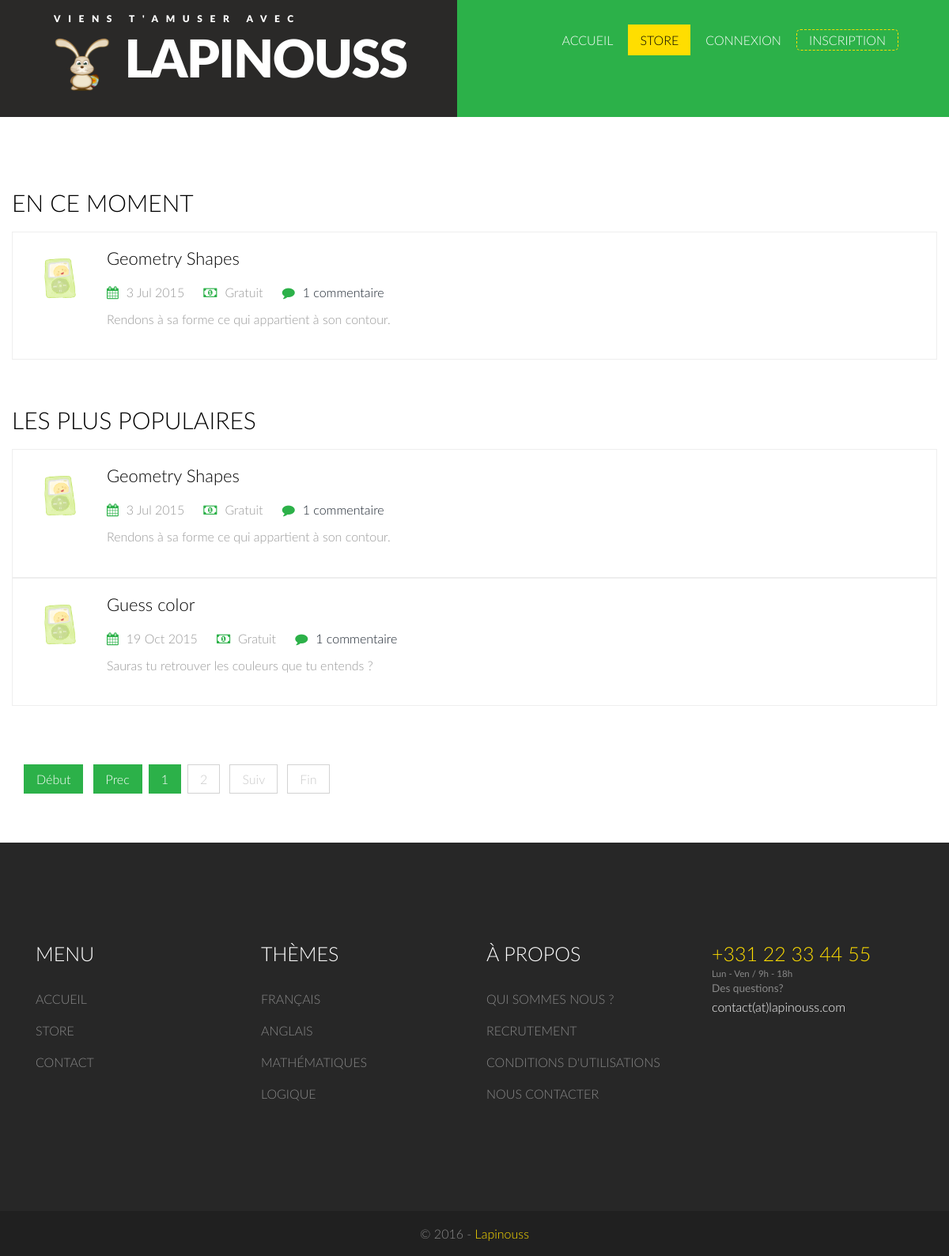
The app's page /game/store/type/2 with its own data.
### tables this page shows
CREATE TABLE IF NOT EXISTS `game` (
  `id_game` INT(11) NOT NULL AUTO_INCREMENT,
  `title` VARCHAR(50) NULL DEFAULT NULL,
  `picture` VARCHAR(150) NULL DEFAULT NULL,
  `description` VARCHAR(300) NULL DEFAULT NULL,
  `price` FLOAT NULL DEFAULT NULL,
  `created_date` DATE NULL DEFAULT NULL,
  `file` TEXT NULL DEFAULT NULL,
  `id_game_type` INT NULL DEFAULT NULL,
  `available` INT NULL DEFAULT NULL,
  PRIMARY KEY (`id_game`),
  INDEX `FK_game_id_game_type` (`id_game_type` ASC),
  CONSTRAINT `FK_game_id_game_type`
    FOREIGN KEY (`id_game_type`)
    REFERENCES `game_type` (`id_game_type`));

### repositories/database_layer.php (called while the page is built, shortened)
<?php
    class DatabaseLayer {
        private static $_db = null;
        private function __construct() {
            try {
                self::$_db = new PDO(
                    'mysql:host=' . DB_HOST . ';dbname=' . DB_NAME,
                    DB_USER,
                    DB_PASS,
                    array(PDO::ATTR_PERSISTENT => true)
                );
            }
            catch (PDOException $e) {
                echo $e->getMessage();
            }
        }
        public static function getInstance() {
            return self::$_db;
        }
    }

### repositories/base_repository.php (called while the page is built, shortened)
<?php
    require_once 'database_layer.php';
    abstract class BaseRepository {
        protected function __construct() {
            $this->db = DatabaseLayer::getInstance();
        }
    }

### repositories/game_repository.php (called while the page is built, shortened)
<?php
    require_once 'base_repository.php';
    require_once 'account_repository.php';
    require_once 'comment_repository.php';
    class GameRepository extends BaseRepository {
        private $commentRepository;
        public function __construct() {
            $this->commentRepository = new CommentRepository();
        }
        public function findAllByType($id_game_type, Account $account = null) {
            $games = $this->db->prepare(GameQueries::FIND_ALL_BY_TYPE);
            $games->bindParam(':id_game_type', $id_game_type, PDO::PARAM_INT);
            if (!$games || ($games instanceof PDOException) || !$games->execute())
                return null;
            $games = $games->fetchAll(PDO::FETCH_CLASS, 'Game');
            foreach ($games as $game) {
                $game->comments = $this->commentRepository->findByGameId($game->id_game);
            }
            return $games;
        }
    }

### repositories/comment_repository.php (called while the page is built, shortened)
<?php
    require_once 'base_repository.php';
    class CommentRepository extends BaseRepository {
        private $accountRepository;
        public function __construct() {
            $this->accountRepository = new AccountRepository();
        }
        public function findByGameId($id_game) {
            $comments = $this->db->prepare(CommentQueries::FIND_BY_GAME_ID);
            $comments->bindParam(':id_game', $id_game, PDO::PARAM_INT);
            if (!$comments || ($comments instanceof PDOException) || !$comments->execute())
                return null;
            $comments = $comments->fetchAll(PDO::FETCH_CLASS, 'Comment');
            foreach ($comments as $comment) {
                $comment->account = $comment->account = $this->accountRepository->findById($comment->id_account);
            }
            return $comments;
        }
    }

### repositories/account_repository.php (called while the page is built, shortened)
<?php
    require_once 'base_repository.php';
    class AccountRepository extends BaseRepository {
        public function findById($id_account) {
            $account = $this->db->prepare(AccountQueries::FIND_BY_ID);
            $account->bindParam(':id_account', $id_account, PDO::PARAM_INT);
            if (!$account || ($account instanceof PDOException) || !$account->execute())
                return null;
            return $account->fetchObject('Account');
        }
    }

### common/utils/date_util.php (called while the page is built, shortened)
<?php
    class DateUtil {
        static function format($date) {
            return date('j M Y', strtotime($date));
        }
    }

### views/pages/game/games.php (the view, shortened to what this page needs)
<div class="container">
    <div class="row">
        <?php
            if ($games != null) {
        ?>
            <div class="comment">
                <h2>En ce moment</h2>
                <?php
                    $comments_count = count($games[0]->comments);
                ?>
                <ul class="comment-list">
                    <li><img src="resources/images/actions/game.png" alt="">
                        <div class="desc1">
                            <h5><a id="<?php echo $games[0]->id_game; ?>"><?php echo $games[0]->title; ?></a></h5>
                            <div class="links">
                                <ul>
                                    <li><i class="fa blog-icon fa-calendar"> </i><span><?php echo DateUtil::format($games[0]->created_date); ?></span></li>
                                    <li><i class="fa blog-icon fa-money"> </i><span><?php echo $games[0]->price > 0 ? $games[0]->price . ' euros' : 'Gratuit'; ?></span></li>
                                    <li>
                                        <i class="fa blog-icon fa-comment"> </i><a href="<?php echo action('game', 'comments', $games[0]->id_game); ?>"><span><?php echo $comments_count . ' commentaire' . ($comments_count > 1 ? 's' : ''); ?></span></a>
                                    </li>
                                </ul>
                            </div>
                            <p><?php echo $games[0]->description; ?></p>
                        </div>
                    </li>
                </ul>
            </div>
        <?php
        }
        ?>
        <div class="comment">
            <h2>Les plus populaires</h2>
            <?php
            if ($games != null)
            foreach ($games as $game) {
                $comments_count = count($game->comments);
                ?>
                <ul class="comment-list">
                    <li><img src="resources/images/actions/game.png" alt="">
                        <div class="desc1">
                            <h5><a id="<?php echo $game->id_game; ?>"><?php echo $game->title; ?></a></h5>
                            <div class="links">
                                <ul>
                                    <li><i class="fa blog-icon fa-calendar"> </i><span><?php echo DateUtil::format($game->created_date); ?></span></li>
                                    <li><i class="fa blog-icon fa-money"> </i><span><?php echo $game->price > 0 ? $game->price . ' euros' : 'Gratuit'; ?></span></li>
                                    <li>
                                        <i class="fa blog-icon fa-comment"> </i><a href="<?php echo action('game', 'comments', $game->id_game); ?>"><span><?php echo $comments_count . ' commentaire' . ($comments_count > 1 ? 's' : ''); ?></span></a>
                                    </li>
                                </ul>
                            </div>
                            <p><?php echo $game->description; ?></p>
                        </div>
                    </li>
                </ul>
                <?php
            }
            ?>
        </div>
    </div>
    <div class="row">
        <div class="pagination">
            <ul><li class="pagination-start firstItem"><span class="pagenav">D&eacute;but</span></li>
                <li class="pagination-prev"><span class="pagenav">Prec</span></li><li>
                    <span class="pagenav">1</span></li><li><a href="#" class="pagenav">2</a></li>
                <li class="pagination-next"><a title="" href="#" class="border pagenav" data-original-title="Next">Suiv</a></li>
                <li class="pagination-end lastItem"><a title="" href="#" class="border pagenav" data-original-title="End">Fin</a></li>
            </ul>
        </div>
    </div>
</div>

### styles/main.css (style rules this page uses)
h4, h5, h6, h1, h2, h3 { margin-top: 0; }
ul, ol { margin: 0; }
p { margin: 0; }
html, body { font-family: 'Lato', sans-serif; font-size: 100%; background:#fff; }
body a { transition:0.5s all; -webkit-transition:0.5s all; -moz-transition:0.5s all; -o-transition:0.5s all; -ms-transition:0.5s all; }
.links { padding:0.5em 0; }
.links ul { padding:0; list-style:none; }
.links li { padding:0; list-style:none; }
.links ul li { display: inline-block; margin-right: 20px; font: 300 16px/25px Lato, sans-serif; color:#999; }
i.blog-icon { color:#2cb149; margin-right: 10px; }
.pagination { padding-left:15px; margin-top:5em; }
.pagination ul { padding:0; list-style:none; }
.pagination ul li { display: inline-block; margin-right: 8px; }
.pagination ul li span.pagenav, .pagination ul li .span.border { border-color:#2cb149; background:#2cb149; color:#fff; text-shadow: none; }
.pagination ul li .pagenav, .pagination ul li .border { font: 300 16px/25px Lato, sans-serif; text-transform: none; background: #ffffff; color: #c9c9c9; text-shadow: none; -webkit-border-radius: 0 !important; -moz-border-radius: 0 !important; border-radius: 0 !important; border: 1px solid #d3d3d3; box-shadow: none; -webkit-transition: all 0.2s linear; -moz-transition: all 0.2s linear; -o-transition: all 0.2s linear; transition: all 0.2s linear; padding:8px 15px; }
.comment { margin-top:4em; }
.comment h2 { font: 300 30px/25px Lato, sans-serif; color:#000; text-transform: uppercase; margin-bottom: 2%; }
ul.comment-list { border: 1px solid #EEE; padding: 20px; list-style:none; }
ul.comment-list img { float: left; width: 7%; margin-right: 20px; }
ul.comment-list .desc1 { width: 90%; margin: 0; }
ul.comment-list .desc1 h5 a { color:#000; font: 300 22px/25px Lato, sans-serif; }
.desc1 p { color: #999; font: 300 16px/25px Lato, sans-serif; line-height: 1.8em; }

### records on screen
game: title "Geometry Shapes", created_date "3 Jul 2015", description "Rendons à sa forme ce qui appartient à son contour.", price "Gratuit", comments_count "1"
game: title "Guess color", created_date "19 Oct 2015", price "Gratuit", comments_count "1", description "Sauras tu retrouver les couleurs que tu entends ?"

### other values on screen
$comments_count "1"
